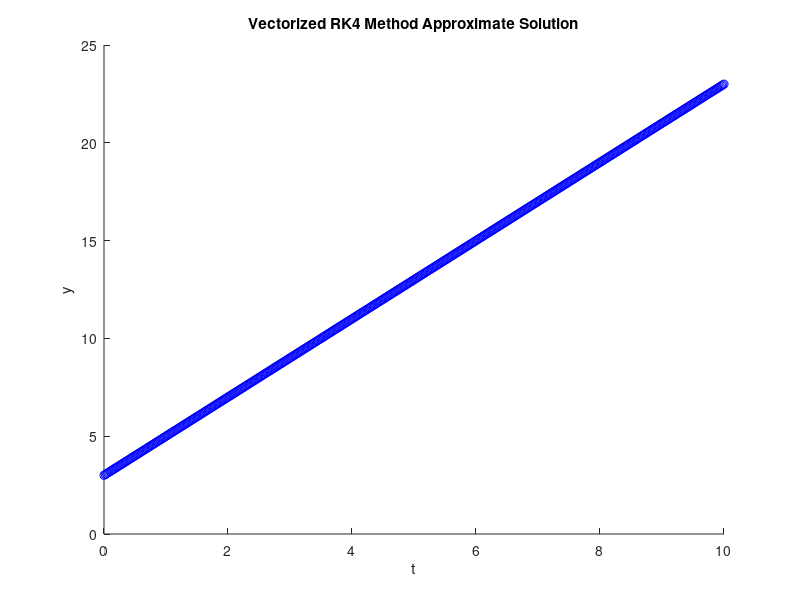

MATLAB code to generate this figure:
clear;
clc;
clf;

p = @(t) t^2;
q = @(t) t;
r = @(t) 4*t^2 + 3*t;
t0 = 0;
tend = 10;
n = 500;
y0 = [3 2]';

f = @(t,y) [y(:,2)
            r(t) - p(t)*y(:,2) - q(t)*y(:,1)]';

dt = (tend - t0)/n;
t = [t0 : dt : tend];
y(1,:) = y0;

for i = 1:n
    k1 = f(t(i), y(i, :));
    k2 = f((t(i) + dt/2), (y(i, :) + ((dt/2)*k1)));
    k3 = f((t(i) + dt/2), (y(i, :) + ((dt/2)*k2)));
    k4 = f(t(i) + dt, y(i, :) + (dt * k3));
    y(i + 1, :)= y(i, :) + ((dt/6)*(k1+(2*k2)+(2*k3)+k4));
end

xlabel('t');
ylabel('y');
title('Vectorized RK4 Method Approximate Solution');
hold on;
plot(t,y(:,1), 'bo');
